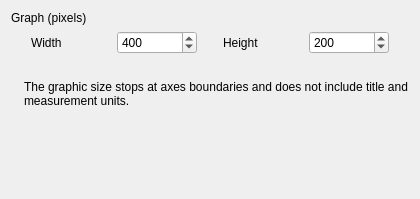
     <widget class="QWidget" name="tab">
      <attribute name="title">
       <string>Size</string>
      </attribute>
      <layout class="QVBoxLayout">
       <item>
        <layout class="QHBoxLayout">
         <item>
          <widget class="QLabel" name="textLabel2_2_2">
           <property name="text">
            <string>Graph (pixels)</string>
           </property>
           <property name="wordWrap">
            <bool>false</bool>
           </property>
          </widget>
         </item>
         <item>
          <widget class="Line" name="line5_3">
           <property name="sizePolicy">
            <sizepolicy hsizetype="Expanding" vsizetype="Fixed">
             <horstretch>0</horstretch>
             <verstretch>0</verstretch>
            </sizepolicy>
           </property>
           <property name="frameShadow">
            <enum>QFrame::Sunken</enum>
           </property>
          </widget>
         </item>
        </layout>
       </item>
       <item>
        <layout class="QGridLayout">
         <item row="0" column="2">
          <widget class="QSpinBox" name="spinBox2_1">
           <property name="sizePolicy">
            <sizepolicy hsizetype="Fixed" vsizetype="Fixed">
             <horstretch>0</horstretch>
             <verstretch>0</verstretch>
            </sizepolicy>
           </property>
           <property name="minimumSize">
            <size>
             <width>80</width>
             <height>0</height>
            </size>
           </property>
           <property name="maximumSize">
            <size>
             <width>80</width>
             <height>32767</height>
            </size>
           </property>
           <property name="minimum">
            <number>32</number>
           </property>
           <property name="maximum">
            <number>4096</number>
           </property>
           <property name="value">
            <number>400</number>
           </property>
          </widget>
         </item>
         <item row="0" column="6">
          <spacer name="spacer152">
           <property name="orientation">
            <enum>Qt::Horizontal</enum>
           </property>
           <property name="sizeType">
            <enum>QSizePolicy::Ignored</enum>
           </property>
           <property name="sizeHint" stdset="0">
            <size>
             <width>20</width>
             <height>20</height>
            </size>
           </property>
          </spacer>
         </item>
         <item row="0" column="0">
          <spacer name="spacer149">
           <property name="orientation">
            <enum>Qt::Horizontal</enum>
           </property>
           <property name="sizeType">
            <enum>QSizePolicy::Fixed</enum>
           </property>
           <property name="sizeHint" stdset="0">
            <size>
             <width>20</width>
             <height>20</height>
            </size>
           </property>
          </spacer>
         </item>
         <item row="0" column="4">
          <widget class="QLabel" name="textLabel11">
           <property name="minimumSize">
            <size>
             <width>80</width>
             <height>0</height>
            </size>
           </property>
           <property name="text">
            <string>Height</string>
           </property>
           <property name="wordWrap">
            <bool>false</bool>
           </property>
          </widget>
         </item>
         <item row="0" column="5">
          <widget class="QSpinBox" name="spinBox2_2">
           <property name="sizePolicy">
            <sizepolicy hsizetype="Fixed" vsizetype="Fixed">
             <horstretch>0</horstretch>
             <verstretch>0</verstretch>
            </sizepolicy>
           </property>
           <property name="minimumSize">
            <size>
             <width>80</width>
             <height>0</height>
            </size>
           </property>
           <property name="maximumSize">
            <size>
             <width>80</width>
             <height>32767</height>
            </size>
           </property>
           <property name="minimum">
            <number>32</number>
           </property>
           <property name="maximum">
            <number>4096</number>
           </property>
           <property name="value">
            <number>200</number>
           </property>
          </widget>
         </item>
         <item row="0" column="3">
          <spacer name="spacer150">
           <property name="orientation">
            <enum>Qt::Horizontal</enum>
           </property>
           <property name="sizeType">
            <enum>QSizePolicy::Ignored</enum>
           </property>
           <property name="sizeHint" stdset="0">
            <size>
             <width>20</width>
             <height>20</height>
            </size>
           </property>
          </spacer>
         </item>
         <item row="0" column="1">
          <widget class="QLabel" name="textLabel10">
           <property name="minimumSize">
            <size>
             <width>80</width>
             <height>0</height>
            </size>
           </property>
           <property name="text">
            <string>Width</string>
           </property>
           <property name="wordWrap">
            <bool>false</bool>
           </property>
          </widget>
         </item>
        </layout>
       </item>
       <item>
        <spacer name="spacer32">
         <property name="orientation">
          <enum>Qt::Vertical</enum>
         </property>
         <property name="sizeType">
          <enum>QSizePolicy::Expanding</enum>
         </property>
         <property name="sizeHint" stdset="0">
          <size>
           <width>20</width>
           <height>20</height>
          </size>
         </property>
        </spacer>
       </item>
       <item>
        <layout class="QHBoxLayout">
         <item>
          <widget class="QLabel" name="pixmapLabel2">
           <property name="sizePolicy">
            <sizepolicy hsizetype="Fixed" vsizetype="Fixed">
             <horstretch>0</horstretch>
             <verstretch>0</verstretch>
            </sizepolicy>
           </property>
           <property name="pixmap">
            <pixmap>InformationEvent.png</pixmap>
           </property>
           <property name="wordWrap">
            <bool>false</bool>
           </property>
          </widget>
         </item>
         <item>
          <widget class="QLabel" name="textLabel1">
           <property name="sizePolicy">
            <sizepolicy hsizetype="Expanding" vsizetype="Minimum">
             <horstretch>0</horstretch>
             <verstretch>0</verstretch>
            </sizepolicy>
           </property>
           <property name="text">
            <string>The graphic size stops at axes boundaries and does not include title and measurement units.</string>
           </property>
           <property name="alignment">
            <set>Qt::AlignVCenter</set>
           </property>
           <property name="wordWrap">
            <bool>true</bool>
           </property>
          </widget>
         </item>
        </layout>
       </item>
       <item>
        <spacer name="spacer89">
         <property name="orientation">
          <enum>Qt::Vertical</enum>
         </property>
         <property name="sizeType">
          <enum>QSizePolicy::Minimum</enum>
         </property>
         <property name="sizeHint" stdset="0">
          <size>
           <width>20</width>
           <height>80</height>
          </size>
         </property>
        </spacer>
       </item>
      </layout>
     </widget>
